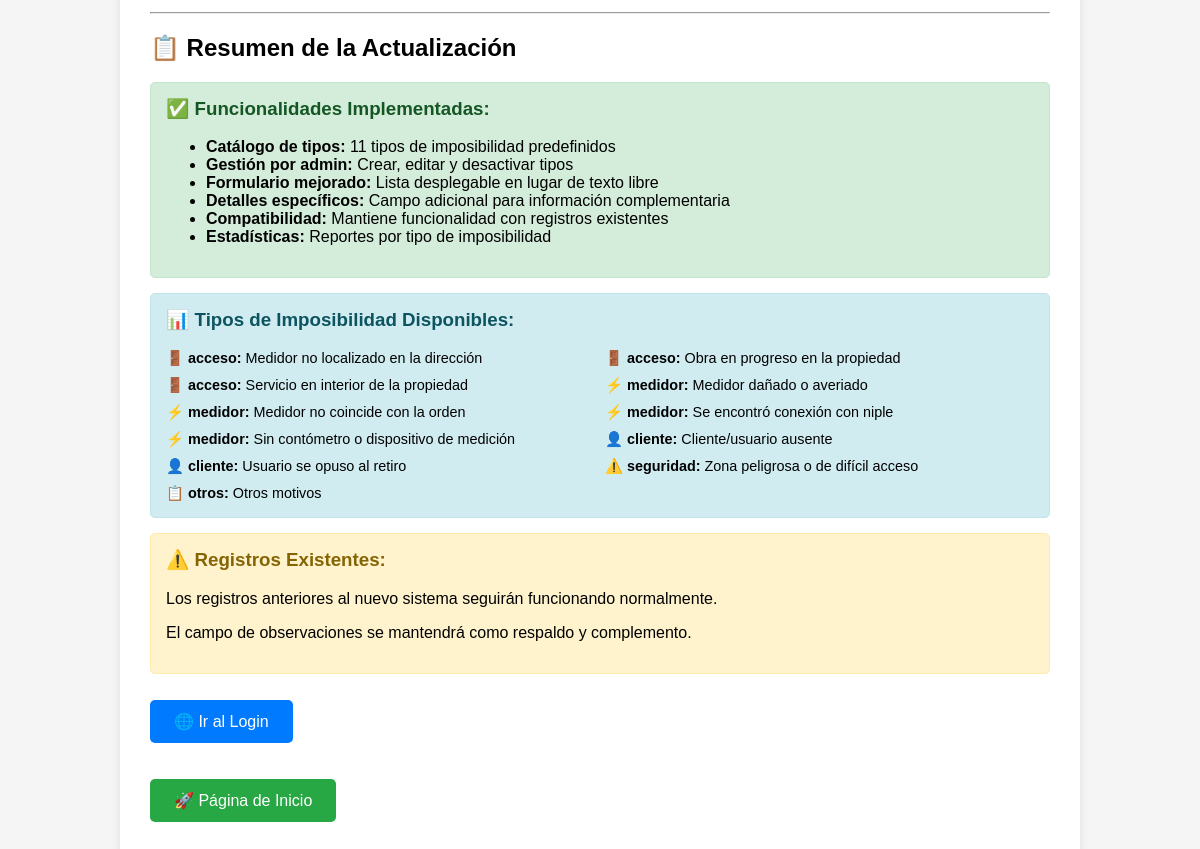
Page /actualizar_imposibilidad.php (lower part) on the earlier database version.
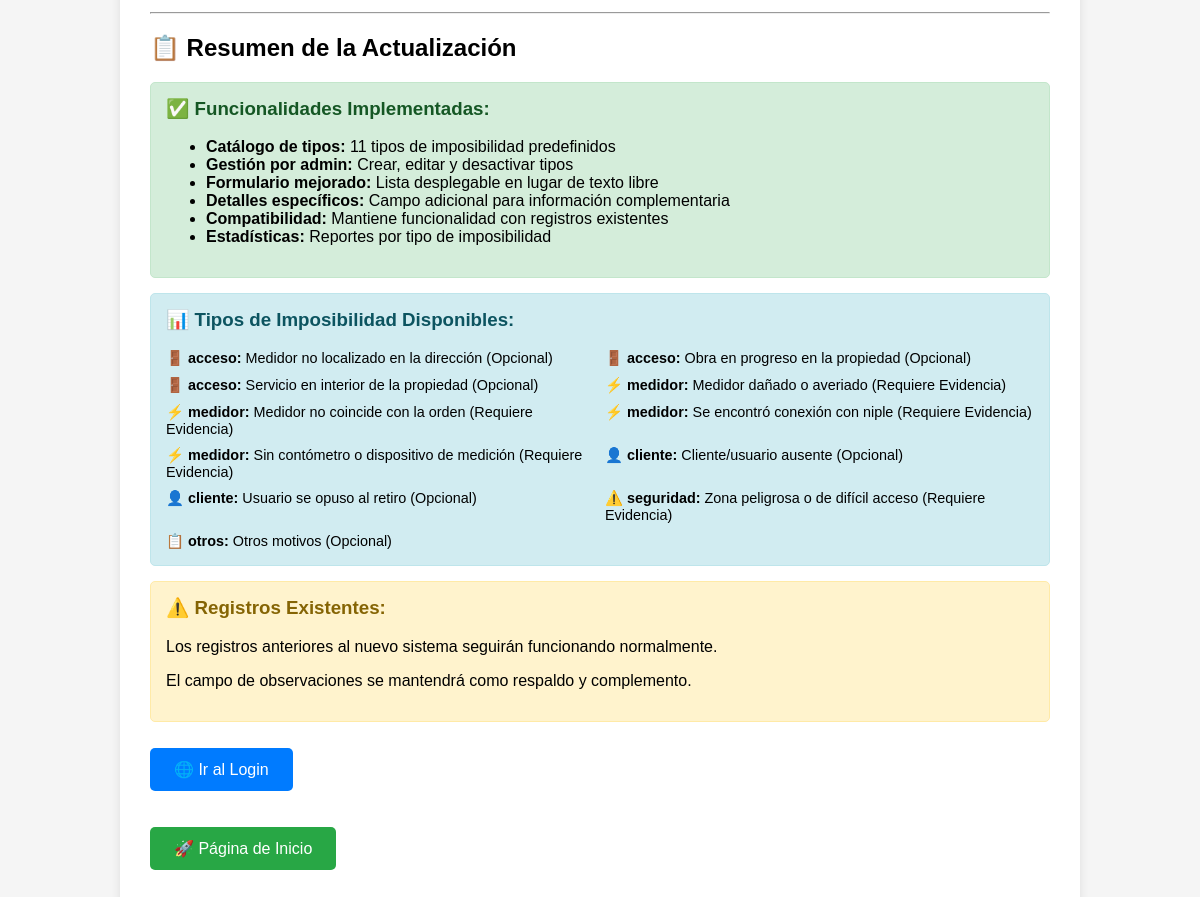
Same page on the later database version.
### tables this page shows
CREATE TABLE IF NOT EXISTS tipos_imposibilidad (
    id INT AUTO_INCREMENT PRIMARY KEY,
    codigo VARCHAR(20) NOT NULL UNIQUE,
    descripcion VARCHAR(100) NOT NULL,
    categoria ENUM('acceso', 'medidor', 'cliente', 'seguridad', 'otros') NOT NULL,
    activo ENUM('SI', 'NO') NOT NULL DEFAULT 'SI',
    created_at TIMESTAMP DEFAULT CURRENT_TIMESTAMP,
    updated_at TIMESTAMP DEFAULT CURRENT_TIMESTAMP ON UPDATE CURRENT_TIMESTAMP,
    INDEX idx_categoria (categoria),
    INDEX idx_activo (activo)
);

### actualizar_imposibilidad.php (the view, shortened to what this page needs)
<?php
echo "<div class='container'>";
try {
    $pdo = getConnection();
    $createTableSql = "CREATE TABLE IF NOT EXISTS tipos_imposibilidad (
        id INT AUTO_INCREMENT PRIMARY KEY,
        codigo VARCHAR(20) NOT NULL UNIQUE,
        descripcion VARCHAR(100) NOT NULL,
        categoria ENUM('acceso', 'medidor', 'cliente', 'seguridad', 'otros') NOT NULL,
        activo ENUM('SI', 'NO') NOT NULL DEFAULT 'SI',
        created_at TIMESTAMP DEFAULT CURRENT_TIMESTAMP,
        updated_at TIMESTAMP DEFAULT CURRENT_TIMESTAMP ON UPDATE CURRENT_TIMESTAMP,
        INDEX idx_categoria (categoria),
        INDEX idx_activo (activo)
    ) ENGINE=InnoDB DEFAULT CHARSET=utf8mb4 COLLATE=utf8mb4_unicode_ci;";
    try {
        $pdo->exec($createTableSql);
    } catch (Exception $e) {
        if (strpos($e->getMessage(), 'already exists') === false) {
            echo "<p class='error'>❌ Error creando tabla: " . $e->getMessage() . "</p>\n";
        } else {
            echo "<p class='success'>✅ Tabla tipos_imposibilidad ya existe</p>\n";
        }
    }
    $columnsToAdd = [
        'tipo_imposibilidad_id' => 'INT NULL',
        'detalles_imposibilidad' => 'TEXT NULL'
    ];
    foreach ($columnsToAdd as $column => $type) {
        try {
            $sql = "ALTER TABLE retiros_medidores ADD COLUMN $column $type";
            $pdo->exec($sql);
        } catch (Exception $e) {
            if (strpos($e->getMessage(), 'Duplicate column') === false) {
                echo "<p class='error'>❌ Error agregando columna $column: " . $e->getMessage() . "</p>\n";
            } else {
                echo "<p class='success'>✅ Columna $column ya existe</p>\n";
            }
        }
    }
    try {
        $sql = "ALTER TABLE retiros_medidores
                ADD FOREIGN KEY (tipo_imposibilidad_id) REFERENCES tipos_imposibilidad(id),
                ADD INDEX idx_tipo_imposibilidad (tipo_imposibilidad_id)";
        $pdo->exec($sql);
    } catch (Exception $e) {
        if (strpos($e->getMessage(), 'Duplicate key') === false && strpos($e->getMessage(), 'already exists') === false) {
            echo "<p class='error'>❌ Error configurando foreign key: " . $e->getMessage() . "</p>\n";
        } else {
            echo "<p class='success'>✅ Foreign key ya existe</p>\n";
        }
    }
    echo "<hr>\n";
    echo "<h2>📋 Resumen de la Actualización</h2>\n";
    echo "<div style='background: #d4edda; border: 1px solid #c3e6cb; padding: 15px; border-radius: 5px; margin: 15px 0;'>\n";
    echo "<h3 style='color: #155724; margin-top: 0;'>✅ Funcionalidades Implementadas:</h3>\n";
    echo "<ul>\n";
    echo "<li><strong>Catálogo de tipos:</strong> 11 tipos de imposibilidad predefinidos</li>\n";
    echo "<li><strong>Gestión por admin:</strong> Crear, editar y desactivar tipos</li>\n";
    echo "<li><strong>Formulario mejorado:</strong> Lista desplegable en lugar de texto libre</li>\n";
    echo "<li><strong>Detalles específicos:</strong> Campo adicional para información complementaria</li>\n";
    echo "<li><strong>Compatibilidad:</strong> Mantiene funcionalidad con registros existentes</li>\n";
    echo "<li><strong>Estadísticas:</strong> Reportes por tipo de imposibilidad</li>\n";
    echo "</ul>\n";
    echo "</div>\n";
    echo "<div style='background: #d1ecf1; border: 1px solid #bee5eb; padding: 15px; border-radius: 5px; margin: 15px 0;'>\n";
    echo "<h3 style='color: #0c5460; margin-top: 0;'>📊 Tipos de Imposibilidad Disponibles:</h3>\n";
    echo "<div style='display: grid; grid-template-columns: 1fr 1fr; gap: 10px; font-size: 0.9em;'>\n";
    $sql = "SELECT descripcion, categoria FROM tipos_imposibilidad WHERE activo = 'SI' ORDER BY categoria, descripcion";
    $tipos = $pdo->query($sql)->fetchAll();
    foreach ($tipos as $tipo) {
        $icon = match($tipo['categoria']) {
            'acceso' => '🚪',
            'medidor' => '⚡',
            'cliente' => '👤',
            'seguridad' => '⚠️',
            'otros' => '📋',
            default => '❓'
        };
        echo "<div><strong>{$icon} {$tipo['categoria']}:</strong> {$tipo['descripcion']}</div>\n";
    }
    echo "</div>\n";
    echo "</div>\n";
    echo "<div style='background: #fff3cd; border: 1px solid #ffeaa7; padding: 15px; border-radius: 5px; margin: 15px 0;'>\n";
    echo "<h3 style='color: #856404; margin-top: 0;'>⚠️ Registros Existentes:</h3>\n";
    echo "<p>Los registros anteriores al nuevo sistema seguirán funcionando normalmente.</p>\n";
    echo "<p>El campo de observaciones se mantendrá como respaldo y complemento.</p>\n";
    echo "</div>\n";
    echo "<p><a href='login.php' style='background: #007bff; color: white; padding: 12px 24px; text-decoration: none; border-radius: 5px; display: inline-block; margin: 10px 5px 10px 0;'>🌐 Ir al Login</a></p>\n";
    echo "<p><a href='INICIAR_AQUI.html' style='background: #28a745; color: white; padding: 12px 24px; text-decoration: none; border-radius: 5px; display: inline-block; margin: 10px 5px 10px 0;'>🚀 Página de Inicio</a></p>\n";
} catch (Exception $e) {
    echo "<div style='background: #f8d7da; border: 1px solid #f5c6cb; padding: 15px; border-radius: 5px; margin: 15px 0;'>\n";
    echo "<h3 style='color: #721c24; margin-top: 0;'>❌ Error en la Actualización:</h3>\n";
    echo "<p>" . htmlspecialchars($e->getMessage()) . "</p>\n";
    echo "</div>\n";
}
echo "</div>";
?>

### actualizar_imposibilidad.php (style rules this page uses)
.container { background: white; padding: 30px; border-radius: 10px; box-shadow: 0 2px 10px rgba(0,0,0,0.1); max-width: 900px; margin: 0 auto; }

Differences in the rows shown:
changed tipos_imposibilidad: descripcion "Medidor no localizado en la dirección" → "Medidor no localizado en la dirección (Opcional)"
changed tipos_imposibilidad: descripcion "Obra en progreso en la propiedad" → "Obra en progreso en la propiedad (Opcional)"
changed tipos_imposibilidad: descripcion "Servicio en interior de la propiedad" → "Servicio en interior de la propiedad (Opcional)"
changed tipos_imposibilidad: descripcion "Medidor dañado o averiado" → "Medidor dañado o averiado (Requiere Evidencia)"
changed tipos_imposibilidad: descripcion "Medidor no coincide con la orden" → "Medidor no coincide con la orden (Requiere Evidencia)"
changed tipos_imposibilidad: descripcion "Se encontró conexión con niple" → "Se encontró conexión con niple (Requiere Evidencia)"
changed tipos_imposibilidad: descripcion "Sin contómetro o dispositivo de medición" → "Sin contómetro o dispositivo de medición (Requiere Evidencia)"
changed tipos_imposibilidad: descripcion "Cliente/usuario ausente" → "Cliente/usuario ausente (Opcional)"
changed tipos_imposibilidad: descripcion "Usuario se opuso al retiro" → "Usuario se opuso al retiro (Opcional)"
changed tipos_imposibilidad "seguridad": descripcion "Zona peligrosa o de difícil acceso" → "Zona peligrosa o de difícil acceso (Requiere Evidencia)"
changed tipos_imposibilidad "otros": descripcion "Otros motivos" → "Otros motivos (Opcional)"
